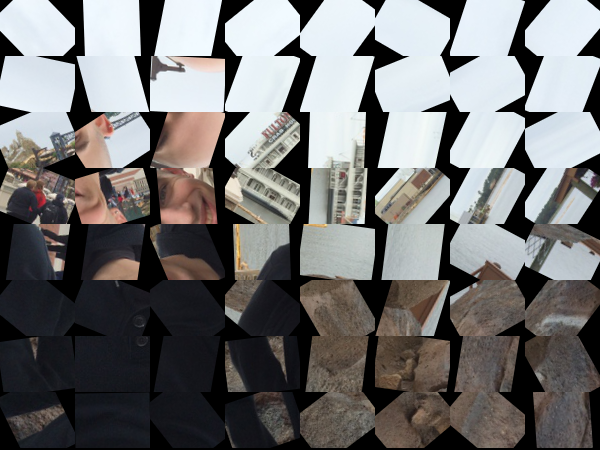
#> input picture 3/ComputerVision/Sesion1/Practica1/ej2_result.png, 600 x 450 px
$ python ej2.py --image ej2_result.png --grid_size 100
#> lines starting #> are read from the running program, lines starting #| are printed output that depends on the picture
import argparse
import cv2
import numpy as np
import random

# Construct the argument parser and parse the arguments
ap = argparse.ArgumentParser()
ap.add_argument("-i", "--image", type=str, required=True, help="path to the input image")
ap.add_argument("-n", "--grid_size", type=int, required=True, help="number of sections (N×N)")
args = vars(ap.parse_args())

# Load the input image from disk
image = cv2.imread(args["image"])
#> image is the input picture: shape (450, 600, 3); mean B, G, R 113.4, 113.4, 114.1

# Check if the image was successfully loaded
if image is None:
    print(f"Error: Could not open or find the image '{args['image']}'")
    exit()

# Get the dimensions of the image
(h, w) = image.shape[:2]
#> h = 450; w = 600

# Calculate the size of each section
section_h = h // args["grid_size"]
#> section_h = 4
section_w = w // args["grid_size"]
#> section_w = 6

# Create an empty image to store the result
result = np.zeros_like(image)

# Loop over the grid
for i in range(args["grid_size"]):
    for j in range(args["grid_size"]):
        # Extract the section
        section = image[i * section_h:(i + 1) * section_h, j * section_w:(j + 1) * section_w]

        # Rotate the section by a random angle
        angle = random.randint(0, 360)
        M = cv2.getRotationMatrix2D((section_w // 2, section_h // 2), angle, 1.0)
        rotated_section = cv2.warpAffine(section, M, (section_w, section_h))

        # Place the rotated section back into the result image
        result[i * section_h:(i + 1) * section_h, j * section_w:(j + 1) * section_w] = rotated_section
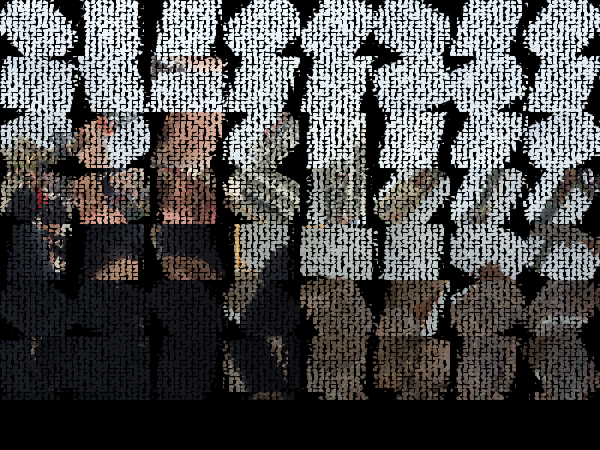
#> result: shape (450, 600, 3); mean B, G, R 77.2, 77.1, 77.3

# Display the original and resulting images
cv2.imshow("Original", image)
cv2.imshow("Result", result)
cv2.waitKey(0)

# Save the resulting image
output_path = r"C:\Users\manue\University\3\ComputerVision\Sesion1\Practica1\ej2_result.png"
cv2.imwrite(output_path, result)
print(f"Resulting image saved as '{output_path}'")


# How to use
# python ej2.py -i "path/to/your/image.png" -n 4
